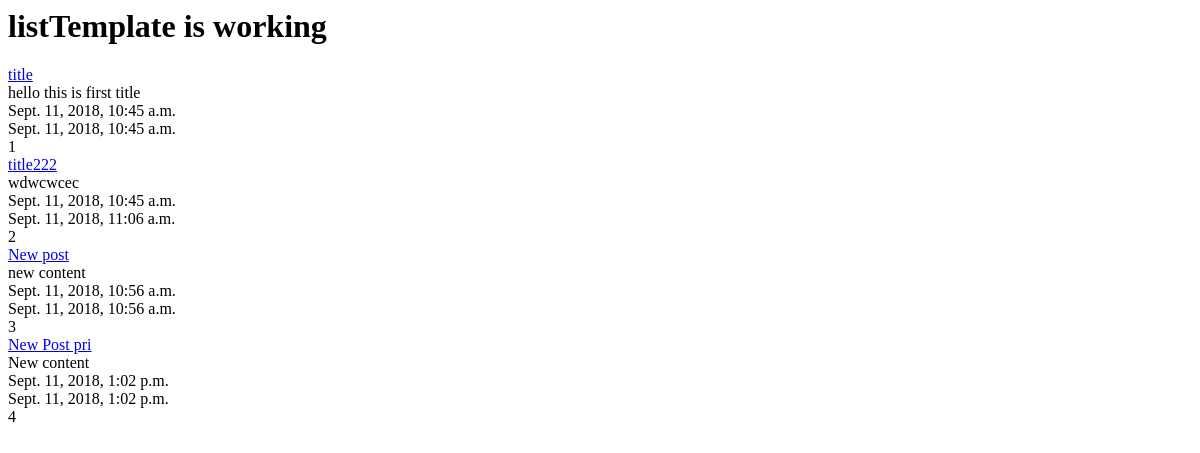
/posts/, run on an earlier commit of the app's database.
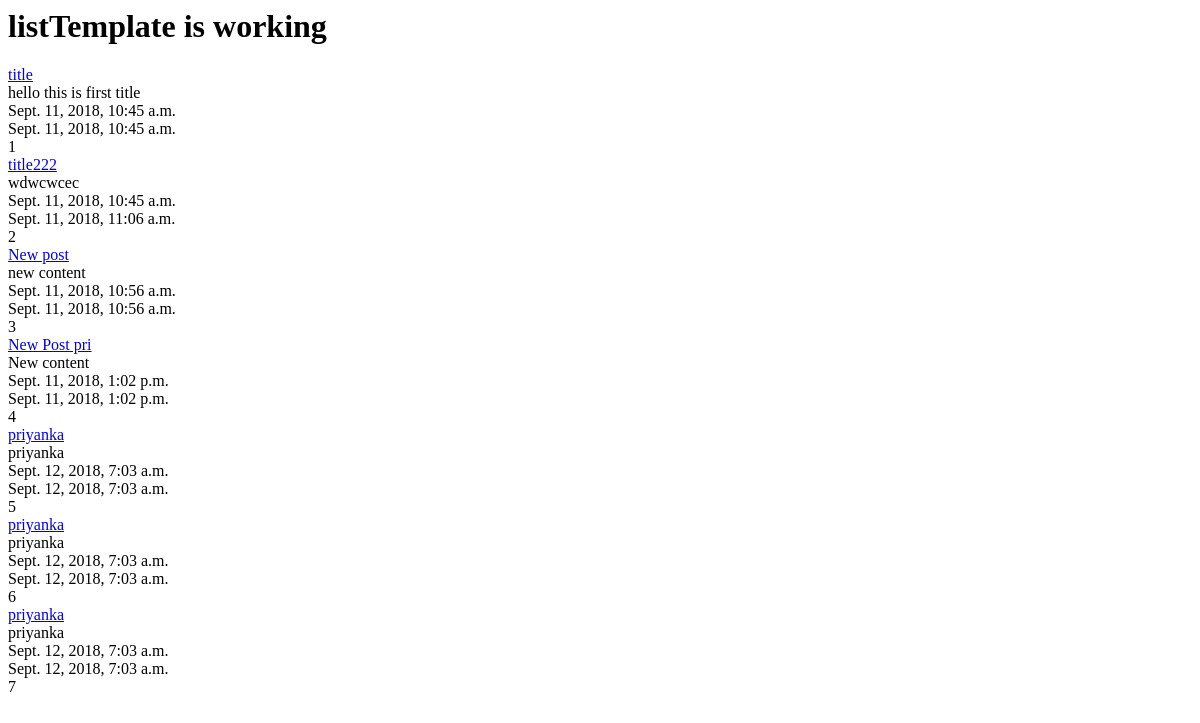
And on a later commit of the database.
### posts/models.py (models this page shows, shortened)
class Post(models.Model):
	title = models.CharField(max_length=120)
	content = models.TextField()
	updated = models.DateTimeField(auto_now=True, auto_now_add=False)
	timestamp = models.DateTimeField(auto_now=False, auto_now_add=True)
	def get_absolute_url(self):
		return reverse("posts:detail",kwargs={"id":self.id})

### posts/views.py (the view)
def post_list(request): #list items
	queryset=Post.objects.all()
	context={"object_list":queryset,"title":"list"}
	return render(request,"index.html",context)

### templates/index.html
<html>
<body>
	<h1>{{ title }}Template is working</h1>
{% for obj in object_list %}
	<a href='{{obj.get_absolute_url}}'>{{obj.title}}</a></br>
	{{obj.content}}</br>
	{{obj.timestamp}}</br>
	{{obj.updated}}</br>
	{{obj.id}}</br>
{% endfor %}
</body>
</html>

What changed in the data, as far as the page shows it:
added Post: title "priyanka", content "priyanka", timestamp "Sept. 12, 2018, 7:03 a.m.", updated "Sept. 12, 2018, 7:03 a.m.", id "5"
added Post: title "priyanka", content "priyanka", timestamp "Sept. 12, 2018, 7:03 a.m.", updated "Sept. 12, 2018, 7:03 a.m.", id "6"
added Post: title "priyanka", content "priyanka", timestamp "Sept. 12, 2018, 7:03 a.m.", updated "Sept. 12, 2018, 7:03 a.m.", id "7"
